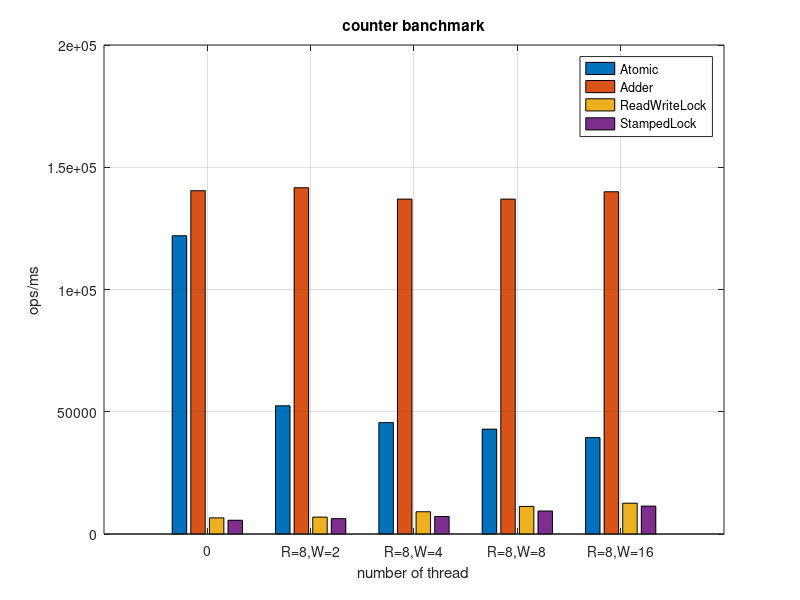

The MATLAB script that drew this image:
function [Y] = show()
	figure(2);
	A = load('AtomicCounter.dat');
	L = load('LongAdderCounter.dat');
	R = load('ReadWriteLockCounter.dat');
	S = load('StampedLockCounter.dat');
	
	Y = [A(:,4)+A(:,3), L(:,4)+L(:,3), R(:,4)+R(:,3), S(:,4)+S(:,3)];
	b = bar(Y);
	grid on;
	ch = get(b,'children');
	set(gca,'XTickLabel',{'0','R=8,W=2','R=8,W=4','R=8,W=8','R=8,W=16','R=8,W=32'});
	legend('Atomic','Adder','ReadWriteLock','StampedLock');
	xlabel('number of thread');
	ylabel('ops/ms');
	title('counter banchmark');
end